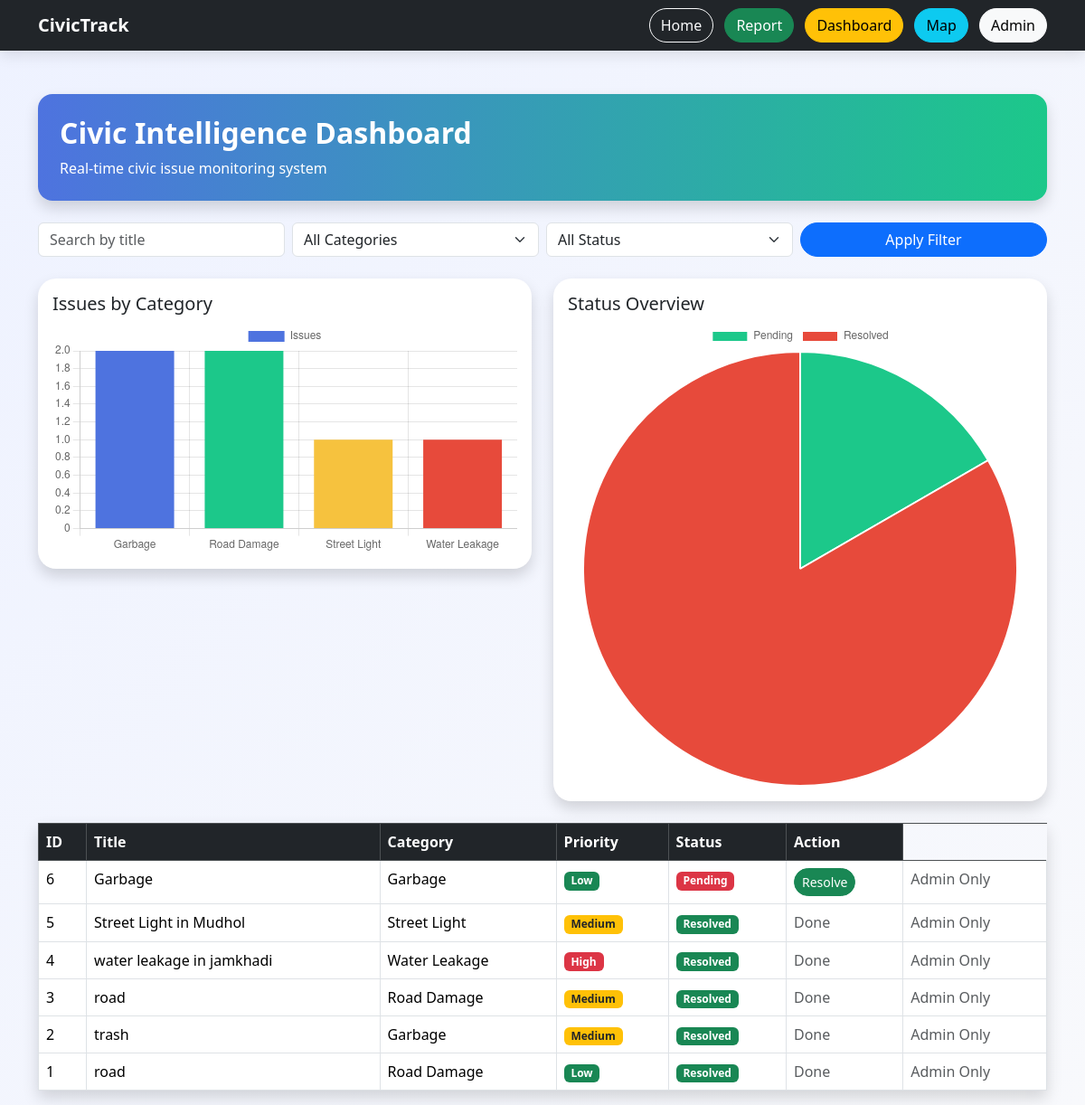
/dashboard, run on the app's committed database.
### tables this page shows
CREATE TABLE complaints (
        id INTEGER PRIMARY KEY AUTOINCREMENT,
        title TEXT,
        description TEXT,
        category TEXT,
        priority TEXT,
        latitude REAL,
        longitude REAL,
        status TEXT DEFAULT 'Pending',
        date TEXT
    );

### app.py (the view)
@app.route('/dashboard')
def dashboard():
    conn = sqlite3.connect('database.db')
    c = conn.cursor()
    search = request.args.get('search', '')
    category_filter = request.args.get('category', '')
    status_filter = request.args.get('status', '')
    query = "SELECT * FROM complaints WHERE 1=1"
    params = []
    if search:
        query += " AND title LIKE ?"
        params.append(f"%{search}%")
    if category_filter:
        query += " AND category=?"
        params.append(category_filter)
    if status_filter:
        query += " AND status=?"
        params.append(status_filter)
    query += " ORDER BY id DESC"
    c.execute(query, params)
    rows = c.fetchall()
    complaints = []
    for row in rows:
        complaints.append({
            "id": row[0],
            "title": row[1],
            "description": row[2],
            "category": row[3],
            "priority": row[4],
            "latitude": row[5],
            "longitude": row[6],
            "status": row[7],
            "date": row[8]
        })
    c.execute("SELECT category, COUNT(*) FROM complaints GROUP BY category")
    category_rows = c.fetchall()
    category_data = [{"category": r[0], "count": r[1]} for r in category_rows]
    c.execute("SELECT status, COUNT(*) FROM complaints GROUP BY status")
    status_rows = c.fetchall()
    status_data = [{"status": r[0], "count": r[1]} for r in status_rows]
    conn.close()
    return render_template(
        "dashboard.html",
        complaints=complaints,
        category_data=category_data,
        status_data=status_data,
        search=search,
        category_filter=category_filter,
        status_filter=status_filter
    )

### templates/dashboard.html (shortened to what this page needs)
{% extends "base.html" %}
{% block content %}
<div class="container mt-5">
    <div class="p-4 mb-4 text-white rounded-4 shadow"
     style="background: linear-gradient(90deg,#4e73df,#1cc88a);">
    <h2 class="fw-bold">Civic Intelligence Dashboard</h2>
    <p class="mb-0">Real-time civic issue monitoring system</p>
</div>
    <form method="GET" class="row g-2 mb-4">
    <div class="col-md-3">
        <input type="text" name="search"
               value="{{ search }}"
               class="form-control"
               placeholder="Search by title">
    </div>
    <div class="col-md-3">
        <select name="category" class="form-select">
            <option value="">All Categories</option>
        </select>
    </div>
    <div class="col-md-3">
        <select name="status" class="form-select">
            <option value="">All Status</option>
        </select>
    </div>
    <div class="col-md-3">
        <button class="btn btn-primary w-100">Apply Filter</button>
    </div>
</form>
    <div class="row mb-4">
        <div class="col-md-6">
            <div class="card shadow p-3">
                <h5>Issues by Category</h5>
                <canvas id="categoryChart"></canvas>
            </div>
        </div>
        <div class="col-md-6">
            <div class="card shadow p-3">
                <h5>Status Overview</h5>
                <canvas id="statusChart"></canvas>
            </div>
        </div>
    </div>
    <table class="table table-bordered table-hover shadow">
        <thead class="table-dark">
            <tr>
                <th>ID</th>
                <th>Title</th>
                <th>Category</th>
                <th>Priority</th>
                <th>Status</th>
                <th>Action</th>
            </tr>
        </thead>
        <tbody>
            {% for complaint in complaints %}
          <tr
>
                <td>{{ complaint["id"] }}</td>
                <td>{{ complaint["title"] }}</td>
                <td>{{ complaint["category"] }}</td>
                <td>
                    {% if complaint["priority"] == "High" %}
                        <span class="badge bg-danger">High</span>
                    {% elif complaint["priority"] == "Medium" %}
                        <span class="badge bg-warning text-dark">Medium</span>
                    {% else %}
                        <span class="badge bg-success">Low</span>
                    {% endif %}
                </td>
                <td>
                    {% if complaint["status"] == "Resolved" %}
                        <span class="badge bg-success">Resolved</span>
                    {% else %}
                        <span class="badge bg-danger">Pending</span>
                    {% endif %}
                </td>
                <td>
                    {% if complaint["status"] != "Resolved" %}
                        <a href="/update/{{ complaint['id'] }}/Resolved"
                           class="btn btn-sm btn-success">
                           Resolve
                        </a>
                    {% else %}
                        <span class="text-muted">Done</span>
                    {% endif %}
                </td>
                <td>
    {% if session.get('admin') %}
        {% if complaint["status"] != "Resolved" %}
            <a href="/update/{{ complaint['id'] }}/Resolved"
               class="btn btn-sm btn-success">
               Resolve
            </a>
        {% else %}
            <span class="text-muted">Done</span>
        {% endif %}
    {% else %}
        <span class="text-muted">Admin Only</span>
    {% endif %}
</td>
            </tr>
            {% endfor %}
        </tbody>
    </table>
</div>
<script>
    const categoryData = JSON.parse(
        document.getElementById("category-data").textContent
    );
    const statusData = JSON.parse(
        document.getElementById("status-data").textContent
    );
    const categoryLabels = categoryData.map(item => item.category);
    const categoryCounts = categoryData.map(item => item.count);
    const statusLabels = statusData.map(item => item.status);
    const statusCounts = statusData.map(item => item.count);
    new Chart(document.getElementById('categoryChart'), {
        type: 'bar',
        data: {
            labels: categoryLabels,
            datasets: [{
                label: 'Issues',
                data: categoryCounts,
                backgroundColor: ['#4e73df', '#1cc88a', '#f6c23e', '#e74a3b']
            }]
        }
    });
    new Chart(document.getElementById('statusChart'), {
        type: 'pie',
        data: {
            labels: statusLabels,
            datasets: [{
                data: statusCounts,
                backgroundColor: ['#1cc88a', '#e74a3b']
            }]
        }
    });
</script>
{% endblock %}

### templates/base.html (shortened to what this page needs)
<!DOCTYPE html>
<html>
<head>
    <link href="https://cdn.jsdelivr.net/npm/bootstrap@5.3.2/dist/css/bootstrap.min.css" rel="stylesheet">
</head>
<body>
<nav class="navbar navbar-dark bg-dark">
    <div class="container">
        <a class="navbar-brand fw-bold" href="/">CivicTrack</a>
        <div>
           <div>
    <div>
  <div>
    <a href="/" class="btn btn-outline-light me-2">Home</a>
    <a href="/report" class="btn btn-success me-2">Report</a>
    <a href="/dashboard" class="btn btn-warning me-2">Dashboard</a>
    <a href="/map" class="btn btn-info me-2">Map</a>
    {% if session.get('admin') %}
        <a href="/logout" class="btn btn-danger">Logout</a>
    {% else %}
        <a href="/admin" class="btn btn-light">Admin</a>
    {% endif %}
</div>
</div>
</div>
        </div>
    </div>
</nav>
{% block content %}{% endblock %}
</body>
</html>

### templates/base.html (style rules this page uses)
body { background: linear-gradient(135deg, #eef2ff, #f8f9fc); font-family: 'Segoe UI', sans-serif; }
.card { border: none; border-radius: 20px; transition: 0.3s ease; }
.navbar { box-shadow: 0 5px 15px rgba(0,0,0,0.1); }
.btn { border-radius: 25px; transition: 0.3s; }

### data on the page
complaints: id "6", title "Garbage", category "Garbage", priority "Low", status "Pending"
complaints: id "5", title "Street Light in Mudhol", category "Street Light", priority "Medium", status "Resolved"
complaints: id "4", title "water leakage in jamkhadi", category "Water Leakage", priority "High", status "Resolved"
complaints: id "3", title "road", category "Road Damage", priority "Medium", status "Resolved"
complaints: id "2", title "trash", category "Garbage", priority "Medium", status "Resolved"
complaints: id "1", title "road", category "Road Damage", priority "Low", status "Resolved"
